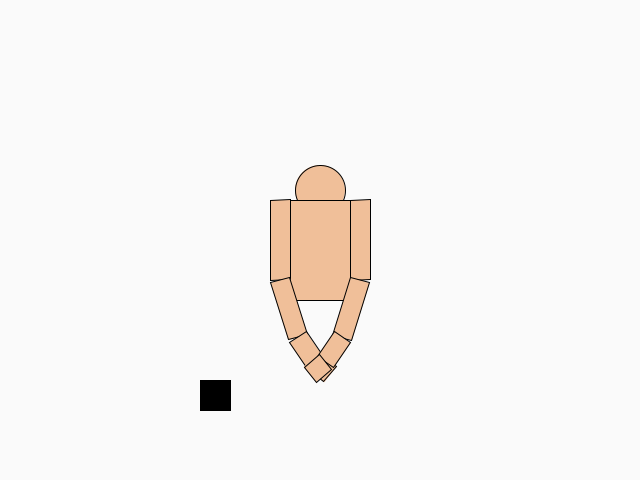
Frame 1 (no input)
Frame 60 (the mouse pressed at the canvas centre just before this capture): identical to frame 1, image omitted
Frame 120 (the mouse held since frame 60 and released just before this capture): identical to frame 1, image omitted

The Processing sketch that drew this single still picture (run headless with seeded random() and noise(); from frame 60 on, the mouse is pressed at the canvas centre):

// Processing sketch: Robot
// ── Robot.pde
void setup(){
  size(640,480);
  surface.setTitle("Inverse Kinematics Scenario");
}

float armW = 20;
float skeletonWidth = 80;
float skeletonHeight = 100;
float radius = 50;

//obstacles
int numObstacles = 0;
static int maxNumObstacles = 50;
Vec2 circlePos[] = new Vec2[maxNumObstacles]; //Circle positions
float circleRad[] = new float[maxNumObstacles];  //Circle radii
float configureRad[] =  new float[maxNumObstacles]; //configuration space for every obstacle

//Root
Vec2 lroot = new Vec2(280,200);
Vec2 rroot = new Vec2(lroot.x+skeletonWidth,lroot.y);

//Object
Vec2 objPos = new Vec2(200,380);
int objW = 30;
int objH = 30;

//Upper Arm
float l0 = 80; 
float la0 = 1.57; //Shoulder joint
float ra0 = 1.57;


//Lower Arm
float l1 = 60;
float la1 = -0.3; //Elbow joint
float ra1 = 0.3;


//Hand
float l2 = 30;
float la2 = -0.3; //Wrist joint
float ra2 = 0.3;


//finger
float l3 = 20;
float la3 = -0.3; //finger joint
float ra3 = 0.3;


Vec2 lstart_l1,lstart_l2,lstart_l3,lendPoint;
Vec2 rstart_l1,rstart_l2,rstart_l3,rendPoint;

void update(){
  Vec2 lgoal = new Vec2(objPos.x, objPos.y);
  Vec2 rgoal = new Vec2(objPos.x+objW, objPos.y);
  
  Vec2 startToGoal, startToEndEffector;
  float dotProd, angleDiff;
  
  //update the left side
  //Update finger joint
  startToGoal = lgoal.minus(lstart_l3);
  startToEndEffector = lendPoint.minus(lstart_l3);
  dotProd = dot(startToGoal.normalized(),startToEndEffector.normalized());
  dotProd = clamp(dotProd,-1,1);
  angleDiff = acos(dotProd);
  
  if (cross(startToGoal,startToEndEffector) < 0){
    if((la3+angleDiff) >= 1.57) 
        la3 = 1.57;
    else 
        //la3 += angleDiff;
        la3 = lerp(la3, la3+angleDiff, 0.2);
     
  }
  else {
    if((la3-angleDiff) <= -1.57) 
        la3 = -1.57;
    else
        //la3 -= angleDiff;
        la3 = lerp(la3, la3-angleDiff, 0.2);
    
  }
    
  fk(); //Update link positions with fk (e.g. end effector changed)
  
  //Update wrist joint
  startToGoal = lgoal.minus(lstart_l2);
  startToEndEffector = lendPoint.minus(lstart_l2);
  dotProd = dot(startToGoal.normalized(),startToEndEffector.normalized());
  dotProd = clamp(dotProd,-1,1);
  angleDiff = acos(dotProd);
  if (cross(startToGoal,startToEndEffector) < 0){
    if((la2+angleDiff) >= 1.57) 
        la2 = 1.57;
    else {
        //la2 += angleDiff;
        la2 = lerp(la2, la2+angleDiff, 0.15);
    }
   
  }
  else {
    if((la2-angleDiff) <= -1.57) 
        la2 = -1.57;
    else
        //la2 -= angleDiff;
        la2 = lerp(la2, la2-angleDiff, 0.15);
        
  }
    
  fk(); //Update link positions with fk (e.g. end effector changed)
  
  
  //Update elbow joint
  startToGoal = lgoal.minus(lstart_l1);
  startToEndEffector = lendPoint.minus(lstart_l1);
  dotProd = dot(startToGoal.normalized(),startToEndEffector.normalized());
  dotProd = clamp(dotProd,-1,1);
  angleDiff = acos(dotProd);
  if (cross(startToGoal,startToEndEffector) < 0){
    if((la1+angleDiff) >= 1.57) 
        la1 = 1.57;
    else
        //la1 += angleDiff;
        la1 = lerp(la1, la1+angleDiff, 0.1);
        
    
  }
  else {
    if((la1-angleDiff) <= -1.57) 
        la1 = -1.57;
    else
        //la1 -= angleDiff;
        la1 = lerp(la1, la1-angleDiff, 0.1);
         
        
  }
  fk(); //Update link positions with fk (e.g. end effector changed)
  
  
  //Update shoulder joint
  startToGoal = lgoal.minus(lroot);
  if (startToGoal.length() < .0001) return;
  startToEndEffector = lendPoint.minus(lroot);
  dotProd = dot(startToGoal.normalized(),startToEndEffector.normalized());
  dotProd = clamp(dotProd,-1,1);
  angleDiff = acos(dotProd);
  if (cross(startToGoal,startToEndEffector) < 0) {
   /*if((la0+angleDiff) >= 1.57) 
        la0 = 1.57;
   else*/
        //la0 += angleDiff;
        la0 = lerp(la0, la0+angleDiff, 0.08);
        
        
  }
  else {
    /*if((la0-angleDiff) <= 0) 
        la0 = 0;
   else*/
        //la0 -= angleDiff;
        la0 = lerp(la0, la0-angleDiff, 0.08);
       
  }
   
  fk(); //Update link positions with fk (e.g. end effector changed)
  
  //update the right side
  //Update finger joint
  startToGoal = rgoal.minus(rstart_l3);
  startToEndEffector = rendPoint.minus(rstart_l3);
  dotProd = dot(startToGoal.normalized(),startToEndEffector.normalized());
  dotProd = clamp(dotProd,-1,1);
  angleDiff = acos(dotProd);
  if (cross(startToGoal,startToEndEffector) < 0){
    if((ra3+angleDiff) >= 1.57) 
        ra3 = 1.57;
    else
        //ra3 += angleDiff;
        ra3 = lerp(ra3, ra3+angleDiff, 0.2);
        //ra3 += angleDiff;
  }
  else {
    if((ra3-angleDiff) <= -1.57) 
        ra3 = -1.57;
    else
        //ra3 -= angleDiff;
        ra3 = lerp(ra3, ra3-angleDiff, 0.2);
        //ra3 -= angleDiff;
        
  }
    
  fk(); //Update link positions with fk (e.g. end effector changed)
  
  //Update wrist joint
  startToGoal = rgoal.minus(rstart_l2);
  startToEndEffector = rendPoint.minus(rstart_l2);
  dotProd = dot(startToGoal.normalized(),startToEndEffector.normalized());
  dotProd = clamp(dotProd,-1,1);
  angleDiff = acos(dotProd);
  if (cross(startToGoal,startToEndEffector) < 0){
    if((ra2+angleDiff) >= 1.57) 
        ra2 = 1.57;
    else
        //ra2 += angleDiff;
        ra2 = lerp(ra2, ra2+angleDiff, 0.15);
         //ra2 += angleDiff;
  }
  else {
    if((ra2-angleDiff) <= -1.57) 
        ra2 = -1.57;
    else
        //ra2 -= angleDiff;
        ra2 = lerp(ra2, ra2-angleDiff, 0.15);
        //ra2 -= angleDiff;
  }
    
  fk(); //Update link positions with fk (e.g. end effector changed)
  
  
  //Update elbow joint
  startToGoal = rgoal.minus(rstart_l1);
  startToEndEffector = rendPoint.minus(rstart_l1);
  dotProd = dot(startToGoal.normalized(),startToEndEffector.normalized());
  dotProd = clamp(dotProd,-1,1);
  angleDiff = acos(dotProd);
  if (cross(startToGoal,startToEndEffector) < 0){
    if((ra1+angleDiff) >= 1.57) 
        ra1 = 1.57;
    else
        //ra1 += angleDiff;
        ra1 = lerp(ra1, ra1+angleDiff, 0.1);
        //ra1 += angleDiff;
    
  }
  else {
    if((ra1-angleDiff) <= -1.57) 
        ra1 = -1.57;
    else
        //ra1 -= angleDiff;
        ra1 = lerp(ra1, ra1-angleDiff, 0.1);
         //ra1 -= angleDiff;
  }
  fk(); //Update link positions with fk (e.g. end effector changed)
  
  
  //Update shoulder joint
  startToGoal = rgoal.minus(rroot);
  if (startToGoal.length() < .0001) return;
  startToEndEffector = rendPoint.minus(rroot);
  dotProd = dot(startToGoal.normalized(),startToEndEffector.normalized());
  dotProd = clamp(dotProd,-1,1);
  angleDiff = acos(dotProd);
  if (cross(startToGoal,startToEndEffector) < 0) {
   /*if((la0+angleDiff) >= 1.57) 
        la0 = 1.57;
   else*/
        //ra0 += angleDiff;
      ra0 = lerp(ra0, ra0+angleDiff, 0.08);
        //ra0 += angleDiff;
  }
  else {
    /*if((la0-angleDiff) <= 0) 
        la0 = 0;
   else*/
      ra0 = lerp(ra0, ra0-angleDiff, 0.08);
        //ra0 -= angleDiff;
        //ra0 -= angleDiff;
  }
   
  fk(); //Update link positions with fk (e.g. end effector changed)
 
  //println("Angle 0:",la0,"Angle 1:",la1,"Angle 2:",la2,"Angle 2:",la3);
}

void fk(){ 
  //collsion detect and fix
  hitInfo hit = new hitInfo();
  float minT = hit.t;
  //left arm
  lstart_l1 = new Vec2(cos(la0)*l0,sin(la0)*l0).plus(lroot);
  for(int i = 0; i < numObstacles; i++) {
    Vec2 center = circlePos[i];
    float r = circleRad[i]+armW/2;
    Vec2 l_dir = lstart_l1.minus(lroot);
    float l_len = l_dir.length(); 
    l_dir.normalize();
    hitInfo circleHit = lineCircleIntesect(center, r, lroot, l_dir, l_len, hit.t);
    hit.hit = circleHit.hit;
    hit.t = circleHit.t;
    if(hit.hit == true && hit.t == -1) {
      Vec2 dir = lroot.minus(center);
      dir.normalize();
      lroot = center.plus(dir.times(r+0.01));
      float templa0 = la0;
      Vec2  tempPos = lstart_l1;
      if(la0 < 0) {
        templa0 -= 0.01;
        tempPos = new Vec2(cos(templa0)*l0,sin(templa0)*l0).plus(lroot);
        l_dir = tempPos.minus(lroot);
        l_len =  l_dir.length(); 
        l_dir.normalize();
        while(true) {
           circleHit = lineCircleIntesect(center, r, lroot, l_dir, l_len, hit.t);
           if (circleHit.hit) {
             templa0 -= 0.01;
             tempPos = new Vec2(cos(templa0)*l0,sin(templa0)*l0).plus(lroot);
             l_dir = tempPos.minus(lroot);
             l_len =  l_dir.length(); 
             l_dir.normalize();
           }
           else{
             la0 = templa0;
             lstart_l1 = new Vec2(cos(la0)*l0,sin(la0)*l0).plus(lroot);
             break;
           }
        }
     }
     else if(la0 >= 0) {
        templa0 += 0.01;
        tempPos = new Vec2(cos(templa0)*l0,sin(templa0)*l0).plus(lroot);
        l_dir = tempPos.minus(lroot);
        l_len =  l_dir.length(); 
        l_dir.normalize();
        while(true) {
           circleHit = lineCircleIntesect(center, r, lroot, l_dir, l_len, hit.t);
           if (circleHit.hit) {
             templa0 += 0.01;
             tempPos = new Vec2(cos(templa0)*l0,sin(templa0)*l0).plus(lroot);
             l_dir = tempPos.minus(lroot);
             l_len =  l_dir.length(); 
             l_dir.normalize();
           }
           else{
             la0 = templa0;
             lstart_l1 = new Vec2(cos(la0)*l0,sin(la0)*l0).plus(lroot);
             break;
           }
        }
     }
   }
    if(hit.hit == true) {
      if(hit.t < minT && hit.t != -1) {
        float templa0 = la0;
        Vec2  tempPos = lstart_l1;
         if(la0 < 0) {
           templa0 -= 0.01;
           tempPos = new Vec2(cos(templa0)*l0,sin(templa0)*l0).plus(lroot);
           l_dir = tempPos.minus(lroot);
           l_len =  l_dir.length(); 
           l_dir.normalize();
           while(true) {
             circleHit = lineCircleIntesect(center, r, lroot, l_dir, l_len, hit.t);
             if (circleHit.hit) {
               templa0 -= 0.01;
               tempPos = new Vec2(cos(templa0)*l0,sin(templa0)*l0).plus(lroot);
               l_dir = tempPos.minus(lroot);
               l_len =  l_dir.length(); 
               l_dir.normalize();
             }
             else{
               la0 = templa0;
               lstart_l1 = new Vec2(cos(la0)*l0,sin(la0)*l0).plus(lroot);
               break;
             }
           }
         } 
         else if(la0 >= 0) {
           templa0 += 0.01;
           tempPos = new Vec2(cos(templa0)*l0,sin(templa0)*l0).plus(lroot);
           l_dir = tempPos.minus(lroot);
           l_len =  l_dir.length(); 
           l_dir.normalize();
           while(true) {
             circleHit = lineCircleIntesect(center, r, lroot, l_dir, l_len, hit.t);
             if (circleHit.hit) {
               templa0 += 0.01;
               tempPos = new Vec2(cos(templa0)*l0,sin(templa0)*l0).plus(lroot);
               l_dir = tempPos.minus(lroot);
               l_len =  l_dir.length(); 
               l_dir.normalize();
             }
             else{
               la0 = templa0;
               lstart_l1 = new Vec2(cos(la0)*l0,sin(la0)*l0).plus(lroot);
               break;
             }
           }
         }
     }
   }
 }
  
 
  lstart_l2 = new Vec2(cos(la0+la1)*l1,sin(la0+la1)*l1).plus(lstart_l1);
  for(int i = 0; i < numObstacles; i++) {
    Vec2 center = circlePos[i];
    float r = circleRad[i]+armW/2;
    Vec2 l_dir = lstart_l2.minus(lstart_l1);
    float l_len = l_dir.length(); 
    l_dir.normalize();
    hitInfo circleHit = lineCircleIntesect(center, r, lstart_l1, l_dir, l_len, hit.t);
    hit.hit = circleHit.hit;
    hit.t = circleHit.t;
    if(hit.hit == true && hit.t == -1) {
      Vec2 dir = lstart_l1.minus(center);
      dir.normalize();
      lstart_l1 = center.plus(dir.times(r+0.01));
      float templa1 = la1;
      Vec2  tempPos = lstart_l2;
      if(la1 < 0) {
        templa1 -= 0.01;
        tempPos = new Vec2(cos(la0+templa1)*l1,sin(la0+templa1)*l1).plus(lstart_l1);
        l_dir = tempPos.minus(lstart_l1);
        l_len =  l_dir.length(); 
        l_dir.normalize();
        while(true) {
           circleHit = lineCircleIntesect(center, r, lstart_l1, l_dir, l_len, hit.t);
           if (circleHit.hit) {
             templa1 -= 0.01;
             tempPos = new Vec2(cos(la0+templa1)*l1,sin(la0+templa1)*l1).plus(lstart_l1);
             l_dir = tempPos.minus(lstart_l1);
             l_len =  l_dir.length(); 
             l_dir.normalize();
           }
           else{
             la1 = templa1;
             lstart_l2 = new Vec2(cos(la0+templa1)*l1,sin(la0+templa1)*l1).plus(lstart_l1);
             break;
           }
        }
     }
     else if(la0 >= 0) {
        templa1 += 0.01;
        tempPos = new Vec2(cos(la0+templa1)*l1,sin(la0+templa1)*l1).plus(lstart_l1);
        l_dir = tempPos.minus(lstart_l1);
        l_len =  l_dir.length(); 
        l_dir.normalize();
        while(true) {
           circleHit = lineCircleIntesect(center, r, lstart_l1, l_dir, l_len, hit.t);
           if (circleHit.hit) {
             templa1 += 0.01;
             tempPos = new Vec2(cos(la0+templa1)*l1,sin(la0+templa1)*l1).plus(lstart_l1);
             l_dir = tempPos.minus(lstart_l1);
             l_len =  l_dir.length(); 
             l_dir.normalize();
           }
           else{
             la1 = templa1;
             lstart_l2 = new Vec2(cos(la0+templa1)*l1,sin(la0+templa1)*l1).plus(lstart_l1);
             break;
           }
        }
     }
   }
    if(hit.hit == true) {
      if(hit.t < minT && hit.t != -1) {
        float templa1 = la1;
        Vec2  tempPos = lstart_l2;
         if(la1 < 0) {
           templa1 -= 0.01;
           tempPos = new Vec2(cos(la0+templa1)*l1,sin(la0+templa1)*l1).plus(lstart_l1);
           l_dir = tempPos.minus(lstart_l1);
           l_len =  l_dir.length(); 
           l_dir.normalize();
           while(true) {
             circleHit = lineCircleIntesect(center, r, lstart_l1, l_dir, l_len, hit.t);
             if (circleHit.hit) {
               templa1 -= 0.01;
               tempPos = new Vec2(cos(la0+templa1)*l1,sin(la0+templa1)*l1).plus(lstart_l1);
               l_dir = tempPos.minus(lstart_l1);
               l_len =  l_dir.length(); 
               l_dir.normalize();
             }
             else{
               la1 = templa1;
               lstart_l2 = new Vec2(cos(la0+templa1)*l1,sin(la0+templa1)*l1).plus(lstart_l1);
               break;
             }
          }
        }
        else if(la1 >= 0) {
          templa1 += 0.01;
          tempPos = new Vec2(cos(la0+templa1)*l1,sin(la0+templa1)*l1).plus(lstart_l1);
          l_dir = tempPos.minus(lstart_l1);
          l_len =  l_dir.length(); 
          l_dir.normalize();
          while(true) {
             circleHit = lineCircleIntesect(center, r, lstart_l1, l_dir, l_len, hit.t);
             if (circleHit.hit) {
               templa1 += 0.01;
               tempPos = new Vec2(cos(la0+templa1)*l1,sin(la0+templa1)*l1).plus(lstart_l1);
               l_dir = tempPos.minus(lstart_l1);
               l_len =  l_dir.length(); 
               l_dir.normalize();
             }
             else{
               la1 = templa1;
               lstart_l2 = new Vec2(cos(la0+templa1)*l1,sin(la0+templa1)*l1).plus(lstart_l1);
               break;
             }
          }
       }
     }
   }
  }
  lstart_l3 = new Vec2(cos(la0+la1+la2)*l2,sin(la0+la1+la2)*l2).plus(lstart_l2);
  for(int i = 0; i < numObstacles; i++) {
    Vec2 center = circlePos[i];
    float r = circleRad[i]+armW/2;
    Vec2 l_dir = lstart_l3.minus(lstart_l2);
    float l_len = l_dir.length(); 
    l_dir.normalize();
    hitInfo circleHit = lineCircleIntesect(center, r, lstart_l2, l_dir, l_len, hit.t);
    hit.hit = circleHit.hit;
    hit.t = circleHit.t;
    if(hit.hit == true && hit.t == -1) {
      Vec2 dir = lstart_l2.minus(center);
      dir.normalize();
      lstart_l2 = center.plus(dir.times(r+0.01));
      float templa2 = la2;
      Vec2  tempPos = lstart_l3;
      if(la2 < 0) {
        templa2 -= 0.01;
        tempPos = new Vec2(cos(la0+la1+templa2)*l2,sin(la0+la1+templa2)*l2).plus(lstart_l2);
        l_dir = tempPos.minus(lstart_l2);
        l_len =  l_dir.length(); 
        l_dir.normalize();
        while(true) {
           circleHit = lineCircleIntesect(center, r, lstart_l2, l_dir, l_len, hit.t);
           if (circleHit.hit) {
             templa2 -= 0.01;
             tempPos = new Vec2(cos(la0+la1+templa2)*l2,sin(la0+la1+templa2)*l2).plus(lstart_l2);
             l_dir = tempPos.minus(lstart_l2);
             l_len =  l_dir.length(); 
             l_dir.normalize();
           }
           else{
             la2 = templa2;
             lstart_l3 = new Vec2(cos(la0+la1+templa2)*l2,sin(la0+la1+templa2)*l2).plus(lstart_l2);
             break;
           }
        }
     }
     else if(la2 >= 0) {
        templa2 += 0.01;
        tempPos = new Vec2(cos(la0+la1+templa2)*l2,sin(la0+la1+templa2)*l2).plus(lstart_l2);
        l_dir = tempPos.minus(lstart_l2);
        l_len =  l_dir.length(); 
        l_dir.normalize();
        while(true) {
           circleHit = lineCircleIntesect(center, r, lstart_l2, l_dir, l_len, hit.t);
           if (circleHit.hit) {
             templa2 += 0.01;
             tempPos = new Vec2(cos(la0+la1+templa2)*l2,sin(la0+la1+templa2)*l2).plus(lstart_l2);
             l_dir = tempPos.minus(lstart_l2);
             l_len =  l_dir.length(); 
             l_dir.normalize();
           }
           else{
             la2 = templa2;
             lstart_l3 = new Vec2(cos(la0+la1+templa2)*l2,sin(la0+la1+templa2)*l2).plus(lstart_l2);
             break;
           }
        }
     }
   }
    if(hit.hit == true) {
      if(hit.t < minT && hit.t != -1) {
        float templa2 = la2;
      Vec2  tempPos = lstart_l3;
         
      if(la2 < 0) {
        templa2 -= 0.01;
        tempPos = new Vec2(cos(la0+la1+templa2)*l2,sin(la0+la1+templa2)*l2).plus(lstart_l2);
        l_dir = tempPos.minus(lstart_l2);
        l_len =  l_dir.length(); 
        l_dir.normalize();
        while(true) {
           circleHit = lineCircleIntesect(center, r, lstart_l2, l_dir, l_len, hit.t);
           if (circleHit.hit) {
             templa2 -= 0.01;
             tempPos = new Vec2(cos(la0+la1+templa2)*l2,sin(la0+la1+templa2)*l2).plus(lstart_l2);
             l_dir = tempPos.minus(lstart_l2);
             l_len =  l_dir.length(); 
             l_dir.normalize();
           }
           else{
             la2 = templa2;
             lstart_l3 = new Vec2(cos(la0+la1+templa2)*l2,sin(la0+la1+templa2)*l2).plus(lstart_l2);
             break;
           }
        }
     }
     else if(la2 >= 0) {
        templa2 += 0.01;
        tempPos = new Vec2(cos(la0+la1+templa2)*l2,sin(la0+la1+templa2)*l2).plus(lstart_l2);
        l_dir = tempPos.minus(lstart_l2);
        l_len =  l_dir.length(); 
        l_dir.normalize();
        while(true) {
           circleHit = lineCircleIntesect(center, r, lstart_l2, l_dir, l_len, hit.t);
           if (circleHit.hit) {
             templa2 += 0.01;
             tempPos = new Vec2(cos(la0+la1+templa2)*l2,sin(la0+la1+templa2)*l2).plus(lstart_l2);
             l_dir = tempPos.minus(lstart_l2);
             l_len =  l_dir.length(); 
             l_dir.normalize();
           }
           else{
             la2 = templa2;
             lstart_l3 = new Vec2(cos(la0+la1+templa2)*l2,sin(la0+la1+templa2)*l2).plus(lstart_l2);
             break;
           }
        }
     }
    }
   }
  }
  
  
  lendPoint = new Vec2(cos(la0+la1+la2+la3)*l3,sin(la0+la1+la2+la3)*l3).plus(lstart_l3);
  for(int i = 0; i < numObstacles; i++) {
    Vec2 center = circlePos[i];
    float r = circleRad[i]+armW/2;
    Vec2 l_dir = lendPoint.minus(lstart_l3);
    float l_len = l_dir.length(); 
    l_dir.normalize();
    hitInfo circleHit = lineCircleIntesect(center, r, lstart_l3, l_dir, l_len, hit.t);
    hit.hit = circleHit.hit;
    hit.t = circleHit.t;
    if(hit.hit == true && hit.t == -1) {
      Vec2 dir = lstart_l3.minus(center);
      dir.normalize();
      lstart_l3 = center.plus(dir.times(r+0.01));
      float templa3 = la3;
      Vec2  tempPos = lendPoint;
      if(la3 < 0) {
        templa3 -= 0.01;
        tempPos = new Vec2(cos(la0+la1+la2+templa3)*l3,sin(la0+la1+la2+templa3)*l3).plus(lstart_l3);
        l_dir = tempPos.minus(lstart_l3);
        l_len =  l_dir.length(); 
        l_dir.normalize();
        while(true) {
           circleHit = lineCircleIntesect(center, r, lstart_l3, l_dir, l_len, hit.t);
           if (circleHit.hit) {
             templa3 -= 0.01;
             tempPos = new Vec2(cos(la0+la1+la2+templa3)*l3,sin(la0+la1+la2+templa3)*l3).plus(lstart_l3);
             l_dir = tempPos.minus(lstart_l3);
             l_len =  l_dir.length(); 
             l_dir.normalize();
           }
           else{
             la3 = templa3;
             lendPoint = new Vec2(cos(la0+la1+la2+templa3)*l3,sin(la0+la1+la2+templa3)*l3).plus(lstart_l3);
             break;
           }
        }
     }
     else if(la3 >= 0) {
        templa3 += 0.01;
        tempPos = new Vec2(cos(la0+la1+la2+templa3)*l3,sin(la0+la1+la2+templa3)*l3).plus(lstart_l3);
        l_dir = tempPos.minus(lstart_l3);
        l_len =  l_dir.length(); 
        l_dir.normalize();
        while(true) {
           circleHit = lineCircleIntesect(center, r, lstart_l3, l_dir, l_len, hit.t);
           if (circleHit.hit) {
             templa3 += 0.01;
             tempPos = new Vec2(cos(la0+la1+la2+templa3)*l3,sin(la0+la1+la2+templa3)*l3).plus(lstart_l3);
             l_dir = tempPos.minus(lstart_l3);
             l_len =  l_dir.length(); 
             l_dir.normalize();
           }
           else{
             la3 = templa3;
             lendPoint = new Vec2(cos(la0+la1+la2+templa3)*l3,sin(la0+la1+la2+templa3)*l3).plus(lstart_l3);
             break;
           }
        }
     }
   }
    if(hit.hit == true) {
      if(hit.t < minT && hit.t != -1) {
        float templa3 = la3;
      Vec2  tempPos = lendPoint;
         
      if(la3 < 0) {
        templa3 -= 0.01;
        tempPos = new Vec2(cos(la0+la1+la2+templa3)*l3,sin(la0+la1+la2+templa3)*l3).plus(lstart_l3);
        l_dir = tempPos.minus(lstart_l3);
        l_len =  l_dir.length(); 
        l_dir.normalize();
        while(true) {
           circleHit = lineCircleIntesect(center, r, lstart_l3, l_dir, l_len, hit.t);
           if (circleHit.hit) {
             templa3 -= 0.01;
             tempPos = new Vec2(cos(la0+la1+la2+templa3)*l3,sin(la0+la1+la2+templa3)*l3).plus(lstart_l3);
             l_dir = tempPos.minus(lstart_l3);
             l_len =  l_dir.length(); 
             l_dir.normalize();
           }
           else{
             la3 = templa3;
             lendPoint = new Vec2(cos(la0+la1+la2+templa3)*l3,sin(la0+la1+la2+templa3)*l3).plus(lstart_l3);
             break;
           }
        }
     }
     else if(la3 >= 0) {
        templa3 += 0.01;
        tempPos = new Vec2(cos(la0+la1+la2+templa3)*l3,sin(la0+la1+la2+templa3)*l3).plus(lstart_l3);
        l_dir = tempPos.minus(lstart_l3);
        l_len =  l_dir.length(); 
        l_dir.normalize();
        while(true) {
           circleHit = lineCircleIntesect(center, r, lstart_l3, l_dir, l_len, hit.t);
           if (circleHit.hit) {
             templa3 += 0.01;
             tempPos = new Vec2(cos(la0+la1+la2+templa3)*l2,sin(la0+la1+la2+templa3)*l2).plus(lstart_l3);
             l_dir = tempPos.minus(lstart_l3);
             l_len =  l_dir.length(); 
             l_dir.normalize();
           }
           else{
             la3 = templa3;
             lendPoint = new Vec2(cos(la0+la1+la2+templa3)*l3,sin(la0+la1+la2+templa3)*l3).plus(lstart_l3);
             break;
           }
        }
     }
    }
   }
  }
  
  //right arm
  rroot = new Vec2(lroot.x+skeletonWidth, lroot.y);
  rstart_l1 = new Vec2(cos(ra0)*l0,sin(ra0)*l0).plus(rroot);
  for(int i = 0; i < numObstacles; i++) {
    Vec2 center = circlePos[i];
    float r = circleRad[i]+armW/2;
    Vec2 l_dir = rstart_l1.minus(rroot);
    float l_len = l_dir.length(); 
    l_dir.normalize();
    hitInfo circleHit = lineCircleIntesect(center, r, rroot, l_dir, l_len, hit.t);
    hit.hit = circleHit.hit;
    hit.t = circleHit.t;
    if(hit.hit == true && hit.t == -1) {
      Vec2 dir = rroot.minus(center);
      dir.normalize();
      rroot = center.plus(dir.times(r+0.01));
      float templa0 = ra0;
      Vec2  tempPos = rstart_l1;
      if(ra0 < 0) {
        templa0 -= 0.01;
        tempPos = new Vec2(cos(templa0)*l0,sin(templa0)*l0).plus(rroot);
        l_dir = tempPos.minus(rroot);
        l_len =  l_dir.length(); 
        l_dir.normalize();
        while(true) {
           circleHit = lineCircleIntesect(center, r, rroot, l_dir, l_len, hit.t);
           if (circleHit.hit) {
             templa0 -= 0.01;
             tempPos = new Vec2(cos(templa0)*l0,sin(templa0)*l0).plus(rroot);
             l_dir = tempPos.minus(rroot);
             l_len =  l_dir.length(); 
             l_dir.normalize();
           }
           else{
             ra0 = templa0;
             rstart_l1 = new Vec2(cos(ra0)*l0,sin(ra0)*l0).plus(rroot);
             break;
           }
        }
     }
     else if(ra0 >= 0) {
        templa0 += 0.01;
        tempPos = new Vec2(cos(templa0)*l0,sin(templa0)*l0).plus(rroot);
        l_dir = tempPos.minus(rroot);
        l_len =  l_dir.length(); 
        l_dir.normalize();
        while(true) {
           circleHit = lineCircleIntesect(center, r, rroot, l_dir, l_len, hit.t);
           if (circleHit.hit) {
             templa0 += 0.01;
             tempPos = new Vec2(cos(templa0)*l0,sin(templa0)*l0).plus(rroot);
             l_dir = tempPos.minus(rroot);
             l_len =  l_dir.length(); 
             l_dir.normalize();
           }
           else{
             ra0 = templa0;
             rstart_l1 = new Vec2(cos(ra0)*l0,sin(ra0)*l0).plus(rroot);
             break;
           }
        }
     }
   }
    if(hit.hit == true) {
      if(hit.t < minT && hit.t != -1) {
        float templa0 = ra0;
        Vec2  tempPos = rstart_l1;
         if(ra0 < 0) {
           templa0 -= 0.01;
           tempPos = new Vec2(cos(templa0)*l0,sin(templa0)*l0).plus(rroot);
           l_dir = tempPos.minus(rroot);
           l_len =  l_dir.length(); 
           l_dir.normalize();
           while(true) {
             circleHit = lineCircleIntesect(center, r, rroot, l_dir, l_len, hit.t);
             if (circleHit.hit) {
               templa0 -= 0.01;
               tempPos = new Vec2(cos(templa0)*l0,sin(templa0)*l0).plus(rroot);
               l_dir = tempPos.minus(rroot);
               l_len =  l_dir.length(); 
               l_dir.normalize();
             }
             else{
               ra0 = templa0;
               rstart_l1 = new Vec2(cos(ra0)*l0,sin(ra0)*l0).plus(rroot);
               break;
             }
           }
         } 
         else if(ra0 >= 0) {
           templa0 += 0.01;
           tempPos = new Vec2(cos(templa0)*l0,sin(templa0)*l0).plus(rroot);
           l_dir = tempPos.minus(rroot);
           l_len =  l_dir.length(); 
           l_dir.normalize();
           while(true) {
             circleHit = lineCircleIntesect(center, r, rroot, l_dir, l_len, hit.t);
             if (circleHit.hit) {
               templa0 += 0.01;
               tempPos = new Vec2(cos(templa0)*l0,sin(templa0)*l0).plus(rroot);
               l_dir = tempPos.minus(rroot);
               l_len =  l_dir.length(); 
               l_dir.normalize();
             }
             else{
               ra0 = templa0;
               rstart_l1 = new Vec2(cos(ra0)*l0,sin(ra0)*l0).plus(rroot);
               break;
             }
           }
         }
     }
   }
 }
 
  rstart_l2 = new Vec2(cos(ra0+ra1)*l1,sin(ra0+ra1)*l1).plus(rstart_l1);
  for(int i = 0; i < numObstacles; i++) {
    Vec2 center = circlePos[i];
    float r = circleRad[i]+armW/2;
    Vec2 l_dir = rstart_l2.minus(rstart_l1);
    float l_len = l_dir.length(); 
    l_dir.normalize();
    hitInfo circleHit = lineCircleIntesect(center, r, rstart_l1, l_dir, l_len, hit.t);
    hit.hit = circleHit.hit;
    hit.t = circleHit.t;
    if(hit.hit == true && hit.t == -1) {
      Vec2 dir = rstart_l1.minus(center);
      dir.normalize();
      rstart_l1 = center.plus(dir.times(r+0.01));
      float templa1 = ra1;
      Vec2  tempPos = rstart_l2;
      if(ra1 < 0) {
        templa1 -= 0.01;
        tempPos = new Vec2(cos(ra0+templa1)*l1,sin(ra0+templa1)*l1).plus(rstart_l1);
        l_dir = tempPos.minus(rstart_l1);
        l_len =  l_dir.length(); 
        l_dir.normalize();
        while(true) {
           circleHit = lineCircleIntesect(center, r, rstart_l1, l_dir, l_len, hit.t);
           if (circleHit.hit) {
             templa1 -= 0.01;
             tempPos = new Vec2(cos(ra0+templa1)*l1,sin(ra0+templa1)*l1).plus(rstart_l1);
             l_dir = tempPos.minus(rstart_l1);
             l_len =  l_dir.length(); 
             l_dir.normalize();
           }
           else{
             ra1 = templa1;
             rstart_l2 = new Vec2(cos(ra0+templa1)*l1,sin(ra0+templa1)*l1).plus(rstart_l1);
             break;
           }
        }
     }
     else if(ra0 >= 0) {
        templa1 += 0.01;
        tempPos = new Vec2(cos(ra0+templa1)*l1,sin(ra0+templa1)*l1).plus(rstart_l1);
        l_dir = tempPos.minus(rstart_l1);
        l_len =  l_dir.length(); 
        l_dir.normalize();
        while(true) {
           circleHit = lineCircleIntesect(center, r, rstart_l1, l_dir, l_len, hit.t);
           if (circleHit.hit) {
             templa1 += 0.01;
             tempPos = new Vec2(cos(ra0+templa1)*l1,sin(ra0+templa1)*l1).plus(rstart_l1);
             l_dir = tempPos.minus(rstart_l1);
             l_len =  l_dir.length(); 
             l_dir.normalize();
           }
           else{
             ra1 = templa1;
             rstart_l2 = new Vec2(cos(ra0+templa1)*l1,sin(ra0+templa1)*l1).plus(rstart_l1);
             break;
           }
        }
     }
   }
    if(hit.hit == true) {
      if(hit.t < minT && hit.t != -1) {
        float templa1 = ra1;
        Vec2  tempPos = rstart_l2;
         if(ra1 < 0) {
           templa1 -= 0.01;
           tempPos = new Vec2(cos(ra0+templa1)*l1,sin(ra0+templa1)*l1).plus(rstart_l1);
           l_dir = tempPos.minus(rstart_l1);
           l_len =  l_dir.length(); 
           l_dir.normalize();
           while(true) {
             circleHit = lineCircleIntesect(center, r, rstart_l1, l_dir, l_len, hit.t);
             if (circleHit.hit) {
               templa1 -= 0.01;
               tempPos = new Vec2(cos(ra0+templa1)*l1,sin(ra0+templa1)*l1).plus(rstart_l1);
               l_dir = tempPos.minus(rstart_l1);
               l_len =  l_dir.length(); 
               l_dir.normalize();
             }
             else{
               ra1 = templa1;
               rstart_l2 = new Vec2(cos(ra0+templa1)*l1,sin(ra0+templa1)*l1).plus(rstart_l1);
               break;
             }
          }
        }
        else if(ra1 >= 0) {
          templa1 += 0.01;
          tempPos = new Vec2(cos(ra0+templa1)*l1,sin(ra0+templa1)*l1).plus(rstart_l1);
          l_dir = tempPos.minus(rstart_l1);
          l_len =  l_dir.length(); 
          l_dir.normalize();
          while(true) {
             circleHit = lineCircleIntesect(center, r, rstart_l1, l_dir, l_len, hit.t);
             if (circleHit.hit) {
               templa1 += 0.01;
               tempPos = new Vec2(cos(ra0+templa1)*l1,sin(ra0+templa1)*l1).plus(rstart_l1);
               l_dir = tempPos.minus(rstart_l1);
               l_len =  l_dir.length(); 
               l_dir.normalize();
             }
             else{
               ra1 = templa1;
               rstart_l2 = new Vec2(cos(ra0+templa1)*l1,sin(ra0+templa1)*l1).plus(rstart_l1);
               break;
             }
          }
       }
     }
   }
  }
  
  rstart_l3 = new Vec2(cos(ra0+ra1+ra2)*l2,sin(ra0+ra1+ra2)*l2).plus(rstart_l2);
  for(int i = 0; i < numObstacles; i++) {
    Vec2 center = circlePos[i];
    float r = circleRad[i]+armW/2;
    Vec2 l_dir = rstart_l3.minus(rstart_l2);
    float l_len = l_dir.length(); 
    l_dir.normalize();
    hitInfo circleHit = lineCircleIntesect(center, r, rstart_l2, l_dir, l_len, hit.t);
    hit.hit = circleHit.hit;
    hit.t = circleHit.t;
    if(hit.hit == true && hit.t == -1) {
      Vec2 dir = rstart_l2.minus(center);
      dir.normalize();
      rstart_l2 = center.plus(dir.times(r+0.01));
      float templa2 = ra2;
      Vec2  tempPos = rstart_l3;
      if(ra2 < 0) {
        templa2 -= 0.01;
        tempPos = new Vec2(cos(ra0+ra1+templa2)*l2,sin(ra0+ra1+templa2)*l2).plus(rstart_l2);
        l_dir = tempPos.minus(rstart_l2);
        l_len =  l_dir.length(); 
        l_dir.normalize();
        while(true) {
           circleHit = lineCircleIntesect(center, r, rstart_l2, l_dir, l_len, hit.t);
           if (circleHit.hit) {
             templa2 -= 0.01;
             tempPos = new Vec2(cos(ra0+ra1+templa2)*l2,sin(ra0+ra1+templa2)*l2).plus(rstart_l2);
             l_dir = tempPos.minus(rstart_l2);
             l_len =  l_dir.length(); 
             l_dir.normalize();
           }
           else{
             ra2 = templa2;
             rstart_l3 = new Vec2(cos(ra0+ra1+templa2)*l2,sin(ra0+ra1+templa2)*l2).plus(rstart_l2);
             break;
           }
        }
     }
     else if(ra2 >= 0) {
        templa2 += 0.01;
        tempPos = new Vec2(cos(ra0+ra1+templa2)*l2,sin(ra0+ra1+templa2)*l2).plus(rstart_l2);
        l_dir = tempPos.minus(rstart_l2);
        l_len =  l_dir.length(); 
        l_dir.normalize();
        while(true) {
           circleHit = lineCircleIntesect(center, r, rstart_l2, l_dir, l_len, hit.t);
           if (circleHit.hit) {
             templa2 += 0.01;
             tempPos = new Vec2(cos(ra0+ra1+templa2)*l2,sin(ra0+ra1+templa2)*l2).plus(rstart_l2);
             l_dir = tempPos.minus(rstart_l2);
             l_len =  l_dir.length(); 
             l_dir.normalize();
           }
           else{
             ra2 = templa2;
             rstart_l3 = new Vec2(cos(ra0+ra1+templa2)*l2,sin(ra0+ra1+templa2)*l2).plus(rstart_l2);
             break;
           }
        }
     }
   }
    if(hit.hit == true) {
      if(hit.t < minT && hit.t != -1) {
        float templa2 = ra2;
      Vec2  tempPos = rstart_l3;
         
      if(ra2 < 0) {
        templa2 -= 0.01;
        tempPos = new Vec2(cos(ra0+ra1+templa2)*l2,sin(ra0+ra1+templa2)*l2).plus(rstart_l2);
        l_dir = tempPos.minus(rstart_l2);
        l_len =  l_dir.length(); 
        l_dir.normalize();
        while(true) {
           circleHit = lineCircleIntesect(center, r, rstart_l2, l_dir, l_len, hit.t);
           if (circleHit.hit) {
             templa2 -= 0.01;
             tempPos = new Vec2(cos(ra0+ra1+templa2)*l2,sin(ra0+ra1+templa2)*l2).plus(rstart_l2);
             l_dir = tempPos.minus(rstart_l2);
             l_len =  l_dir.length(); 
             l_dir.normalize();
           }
           else{
             ra2 = templa2;
             rstart_l3 = new Vec2(cos(ra0+ra1+templa2)*l2,sin(ra0+ra1+templa2)*l2).plus(rstart_l2);
             break;
           }
        }
     }
     else if(ra2 >= 0) {
        templa2 += 0.01;
        tempPos = new Vec2(cos(ra0+ra1+templa2)*l2,sin(ra0+ra1+templa2)*l2).plus(rstart_l2);
        l_dir = tempPos.minus(rstart_l2);
        l_len =  l_dir.length(); 
        l_dir.normalize();
        while(true) {
           circleHit = lineCircleIntesect(center, r, rstart_l2, l_dir, l_len, hit.t);
           if (circleHit.hit) {
             templa2 += 0.01;
             tempPos = new Vec2(cos(ra0+ra1+templa2)*l2,sin(ra0+ra1+templa2)*l2).plus(rstart_l2);
             l_dir = tempPos.minus(rstart_l2);
             l_len =  l_dir.length(); 
             l_dir.normalize();
           }
           else{
             ra2 = templa2;
             rstart_l3 = new Vec2(cos(ra0+ra1+templa2)*l2,sin(ra0+ra1+templa2)*l2).plus(rstart_l2);
             break;
           }
        }
     }
    }
   }
  }
  
  rendPoint = new Vec2(cos(ra0+ra1+ra2+ra3)*l3,sin(ra0+ra1+ra2+ra3)*l3).plus(rstart_l3);
  for(int i = 0; i < numObstacles; i++) {
    Vec2 center = circlePos[i];
    float r = circleRad[i]+armW/2;
    Vec2 l_dir = rendPoint.minus(rstart_l3);
    float l_len = l_dir.length(); 
    l_dir.normalize();
    hitInfo circleHit = lineCircleIntesect(center, r, rstart_l3, l_dir, l_len, hit.t);
    hit.hit = circleHit.hit;
    hit.t = circleHit.t;
    if(hit.hit == true && hit.t == -1) {
      Vec2 dir = rstart_l3.minus(center);
      dir.normalize();
      rstart_l3 = center.plus(dir.times(r+0.01));
      float templa3 = ra3;
      Vec2  tempPos = rendPoint;
      if(ra3 < 0) {
        templa3 -= 0.01;
        tempPos = new Vec2(cos(ra0+ra1+ra2+templa3)*l3,sin(ra0+ra1+ra2+templa3)*l3).plus(rstart_l3);
        l_dir = tempPos.minus(rstart_l3);
        l_len =  l_dir.length(); 
        l_dir.normalize();
        while(true) {
           circleHit = lineCircleIntesect(center, r, rstart_l3, l_dir, l_len, hit.t);
           if (circleHit.hit) {
             templa3 -= 0.01;
             tempPos = new Vec2(cos(ra0+ra1+ra2+templa3)*l3,sin(ra0+ra1+ra2+templa3)*l3).plus(rstart_l3);
             l_dir = tempPos.minus(rstart_l3);
             l_len =  l_dir.length(); 
             l_dir.normalize();
           }
           else{
             ra3 = templa3;
             rendPoint = new Vec2(cos(ra0+ra1+ra2+templa3)*l3,sin(ra0+ra1+ra2+templa3)*l3).plus(rstart_l3);
             break;
           }
        }
     }
     else if(ra3 >= 0) {
        templa3 += 0.01;
        tempPos = new Vec2(cos(ra0+ra1+ra2+templa3)*l3,sin(ra0+ra1+ra2+templa3)*l3).plus(rstart_l3);
        l_dir = tempPos.minus(rstart_l3);
        l_len =  l_dir.length(); 
        l_dir.normalize();
        while(true) {
           circleHit = lineCircleIntesect(center, r, rstart_l3, l_dir, l_len, hit.t);
           if (circleHit.hit) {
             templa3 += 0.01;
             tempPos = new Vec2(cos(ra0+ra1+ra2+templa3)*l3,sin(ra0+ra1+ra2+templa3)*l3).plus(rstart_l3);
             l_dir = tempPos.minus(rstart_l3);
             l_len =  l_dir.length(); 
             l_dir.normalize();
           }
           else{
             ra3 = templa3;
             rendPoint = new Vec2(cos(ra0+ra1+ra2+templa3)*l3,sin(ra0+ra1+ra2+templa3)*l3).plus(rstart_l3);
             break;
           }
        }
     }
   }
    if(hit.hit == true) {
      if(hit.t < minT && hit.t != -1) {
        float templa3 = ra3;
      Vec2  tempPos = rendPoint;
         
      if(ra3 < 0) {
        templa3 -= 0.01;
        tempPos = new Vec2(cos(ra0+ra1+ra2+templa3)*l3,sin(ra0+ra1+ra2+templa3)*l3).plus(rstart_l3);
        l_dir = tempPos.minus(rstart_l3);
        l_len =  l_dir.length(); 
        l_dir.normalize();
        while(true) {
           circleHit = lineCircleIntesect(center, r, rstart_l3, l_dir, l_len, hit.t);
           if (circleHit.hit) {
             templa3 -= 0.01;
             tempPos = new Vec2(cos(ra0+ra1+ra2+templa3)*l3,sin(ra0+ra1+ra2+templa3)*l3).plus(rstart_l3);
             l_dir = tempPos.minus(rstart_l3);
             l_len =  l_dir.length(); 
             l_dir.normalize();
           }
           else{
             ra3 = templa3;
             rendPoint = new Vec2(cos(ra0+ra1+ra2+templa3)*l3,sin(ra0+ra1+ra2+templa3)*l3).plus(rstart_l3);
             break;
           }
        }
     }
     else if(ra3 >= 0) {
        templa3 += 0.01;
        tempPos = new Vec2(cos(ra0+ra1+ra2+templa3)*l3,sin(ra0+ra1+ra2+templa3)*l3).plus(rstart_l3);
        l_dir = tempPos.minus(rstart_l3);
        l_len =  l_dir.length(); 
        l_dir.normalize();
        while(true) {
           circleHit = lineCircleIntesect(center, r, rstart_l3, l_dir, l_len, hit.t);
           if (circleHit.hit) {
             templa3 += 0.01;
             tempPos = new Vec2(cos(ra0+ra1+ra2+templa3)*l2,sin(ra0+ra1+ra2+templa3)*l2).plus(rstart_l3);
             l_dir = tempPos.minus(rstart_l3);
             l_len =  l_dir.length(); 
             l_dir.normalize();
           }
           else{
             ra3 = templa3;
             rendPoint = new Vec2(cos(ra0+ra1+ra2+templa3)*l3,sin(ra0+ra1+ra2+templa3)*l3).plus(rstart_l3);
             break;
           }
        }
     }
    }
   }
  }
  
  
  
  
}


void draw(){
  fk();
  if(!paused){
     update();
  }
 
  
  background(250,250,250);
  
  //draw object
  fill(0,0,0);
  pushMatrix();
  translate(objPos.x, objPos.y);
  rect(0, 0, objW,objH);
  popMatrix();
  
 
  
  fill(240,191,153);
  circle(lroot.x+skeletonWidth/2, lroot.y-10, radius);
  
  
  pushMatrix();
  translate(lroot.x,lroot.y);
  rect(0, 0, skeletonWidth, skeletonHeight);
  popMatrix();

  fill(240,191,153);
  pushMatrix();
  translate(lroot.x,lroot.y);
  rotate(la0);
  rect(0, -armW/2, l0, armW);
  popMatrix();
  
  pushMatrix();
  translate(lstart_l1.x,lstart_l1.y);
  rotate(la0+la1);
  rect(0, -armW/2, l1, armW);
  popMatrix();
  
  pushMatrix();
  translate(lstart_l2.x,lstart_l2.y);
  rotate(la0+la1+la2);
  rect(0, -armW/2, l2, armW);
  popMatrix();
  
  pushMatrix();
  translate(lstart_l3.x,lstart_l3.y);
  rotate(la0+la1+la2+la3);
  rect(0, -armW/2, l3, armW);
  popMatrix();
  
  pushMatrix();
  translate(lroot.x+skeletonWidth,lroot.y);
  rotate(ra0);
  rect(0, -armW/2, l0, armW);
  popMatrix();
  
  pushMatrix();
  translate(rstart_l1.x,rstart_l1.y);
  rotate(ra0+ra1);
  rect(0, -armW/2, l1, armW);
  popMatrix();
  
  pushMatrix();
  translate(rstart_l2.x,rstart_l2.y);
  rotate(ra0+ra1+ra2);
  rect(0, -armW/2, l2, armW);
  popMatrix();
  
  pushMatrix();
  translate(rstart_l3.x,rstart_l3.y);
  rotate(ra0+ra1+ra2+ra3);
  rect(0, -armW/2, l3, armW);
  popMatrix();
  
  //draw obstacles
  Vec2 mousePos = new Vec2(mouseX, mouseY);
  for (int i = 0; i < numObstacles; i++){
    
    if(pointInCircle(circlePos[i], circleRad[i], mousePos, 1)){
      stroke(255,0,0);
      
    }
     
    Vec2 c = circlePos[i];
    float r = circleRad[i];
    fill(255,255,0);
    circle(c.x,c.y,r*2);
    stroke(0);
    
  }
}

boolean pointInCircle(Vec2 center, float r, Vec2 pointPos, float eps){
  if(eps == 0) {
    float dis = pow(pointPos.x-center.x, 2) + pow(pointPos.y-center.y, 2);
    if(dis > pow(r,2)) {
      return false;
    }
    return true;
  }
  else {
    float dis = pow(pointPos.x-center.x, 2) + pow(pointPos.y-center.y, 2);
    if(dis > pow(r+eps,2)) {
      return false;
    }
    return true;
  }
}
boolean paused = true;
void keyPressed()
{
  if(key == ' ') {  //press space to enable/disable debug mode
     paused = !paused;
  }
}

boolean pointInBox(Vec2 boxTopLeft, float boxW, float boxH, Vec2 pointPos){
  if(pointPos.x < boxTopLeft.x || pointPos.x > boxTopLeft.x + boxW)
     return false;
  if(pointPos.y < boxTopLeft.y || pointPos.y > boxTopLeft.y + boxH)
     return false;
  return true;
}



class hitInfo{
  public boolean hit = false;
  public float t = 9999999;
}

//Find the first point on a circle hit when starting at l_start and traveling in direction l_dir
//NOTE: This will only count collisions less than max_t away from l_start
hitInfo lineCircleIntesect(Vec2 center, float r, Vec2 l_start, Vec2 l_dir, float l_len, float max_t){
  
  hitInfo hit = new hitInfo();
  float dis = l_start.distanceTo(center);
  
  if(dis < r) {
    hit.hit = true;
    hit.t = -1;
    return hit;
  }
  
  //Step 2: Compute W - a displacement vector pointing from the start of the line segment to the center of the circle
    Vec2 toCircle = center.minus(l_start);
    
    //Step 3: Solve quadratic equation for intersection point (in terms of l_dir and toCircle)
    float a = 1;  //Lenght of l_dir (we noramlized it)
    float b = -2*dot(l_dir,toCircle); //-2*dot(l_dir,toCircle)
    float c = toCircle.lengthSqr() - r*r; //different of squared distances
    
    float d = b*b - 4*a*c; //discriminant 
    
    if (d >=0 ){ 
      //If d is positive we know the line is colliding, but we need to check if the collision line within the line segment
      //  ... this means t will be between 0 and the lenth of the line segment
      float t1 = (-b - sqrt(d))/(2*a); //Optimization: we only take the first collision [is this safe?]
      //println(hit.t,t1,t2);
      if (t1 > 0 && t1 < l_len && t1 < max_t){
        hit.hit = true;
        hit.t = t1;
      } 
    }
    
  return hit;
}




void mouseDragged() 
{
  boolean mouseinObstacle = false;
  for(int i = 0; i < numObstacles; i++) {
       if(pointInCircle(circlePos[i], circleRad[i],new Vec2(mouseX, mouseY) , 3)) {
         
         circlePos[i] = new Vec2(mouseX, mouseY);
         mouseinObstacle = true;
         break;
       }
  }
  if(!mouseinObstacle){
     objPos = new Vec2(mouseX, mouseY);
  
  }
}

void mouseClicked() {
 if (mouseButton == RIGHT){   //right click to place obstacle
    if(numObstacles + 1 <= maxNumObstacles) {
       circlePos[numObstacles] = new Vec2(mouseX, mouseY);//Circle positions
       circleRad[numObstacles] = (10+40*pow(random(1),3));  //Circle radii
       numObstacles ++;
    }
    else{
      circlePos[numObstacles-1] = new Vec2(mouseX, mouseY);
      circleRad[numObstacles-1] = (10+40*pow(random(1),3));
    }
 }

}

// ── Vec2.pde
public class Vec2 {
  public float x, y;
  
  public Vec2(float x, float y){
    this.x = x;
    this.y = y;
  }
  
  public String toString(){
    return "(" + x+ "," + y +")";
  }
  
  public float length(){
    return sqrt(x*x+y*y);
  }
  
  public float lengthSqr(){
    return x*x+y*y;
  }
  
  public Vec2 plus(Vec2 rhs){
    return new Vec2(x+rhs.x, y+rhs.y);
  }
  
  public void add(Vec2 rhs){
    x += rhs.x;
    y += rhs.y;
  }
  
  public Vec2 minus(Vec2 rhs){
    return new Vec2(x-rhs.x, y-rhs.y);
  }
  
  public void subtract(Vec2 rhs){
    x -= rhs.x;
    y -= rhs.y;
  }
  
  public Vec2 times(float rhs){
    return new Vec2(x*rhs, y*rhs);
  }
  
  public void mul(float rhs){
    x *= rhs;
    y *= rhs;
  }
  
  public void clampToLength(float maxL){
    float magnitude = sqrt(x*x + y*y);
    if (magnitude > maxL){
      x *= maxL/magnitude;
      y *= maxL/magnitude;
    }
  }
  
  public void setToLength(float newL){
    float magnitude = sqrt(x*x + y*y);
    x *= newL/magnitude;
    y *= newL/magnitude;
  }
  
  public void normalize(){
    float magnitude = sqrt(x*x + y*y);
    x /= magnitude;
    y /= magnitude;
  }
  
  public Vec2 normalized(){
    float magnitude = sqrt(x*x + y*y);
    return new Vec2(x/magnitude, y/magnitude);
  }
  
  public float distanceTo(Vec2 rhs){
    float dx = rhs.x - x;
    float dy = rhs.y - y;
    return sqrt(dx*dx + dy*dy);
  }
}

Vec2 interpolate(Vec2 a, Vec2 b, float t){
  return a.plus((b.minus(a)).times(t));
}

float interpolate(float a, float b, float t){
  return a + ((b-a)*t);
}

float dot(Vec2 a, Vec2 b){
  return a.x*b.x + a.y*b.y;
}

float cross(Vec2 a, Vec2 b){
  return a.x*b.y - a.y*b.x;
}


Vec2 projAB(Vec2 a, Vec2 b){
  return b.times(a.x*b.x + a.y*b.y);
}

float clamp(float f, float min, float max){
  if (f < min) return min;
  if (f > max) return max;
  return f;
}
